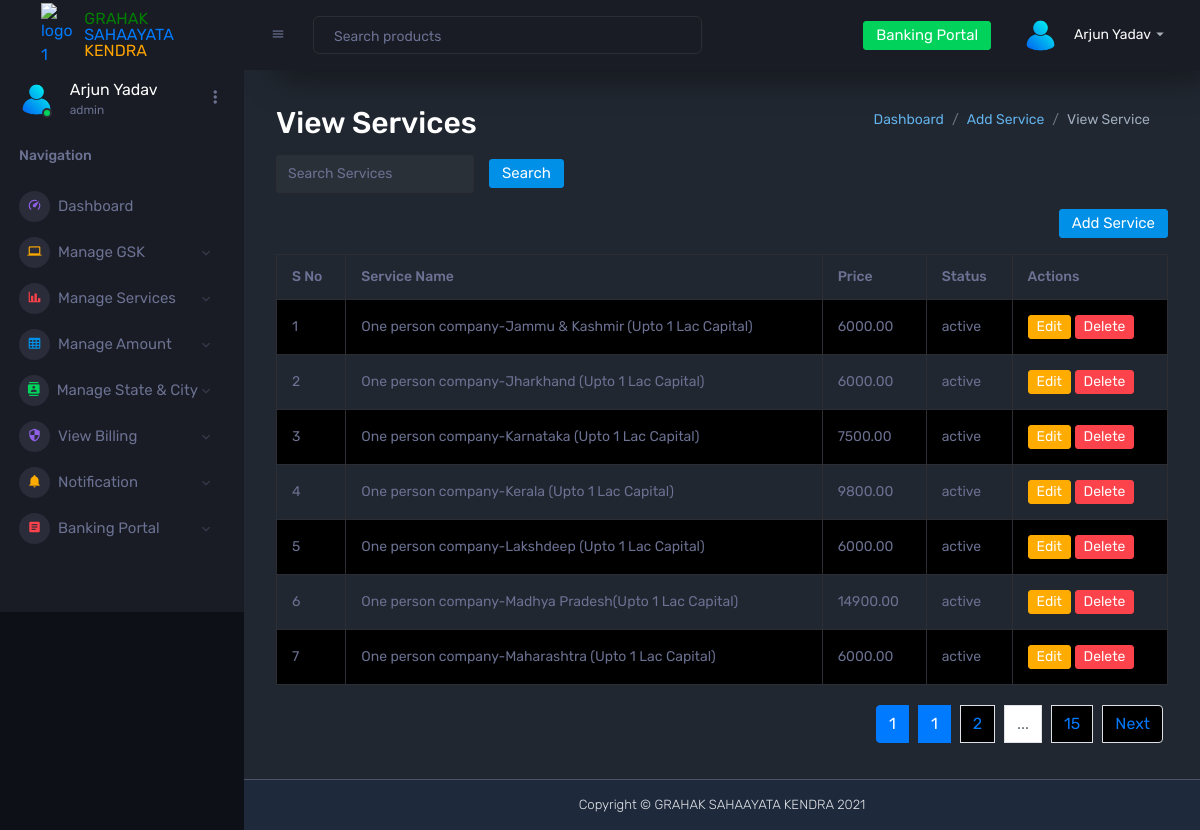
The page /dashboard/admin/view-services/ (signed in) on the database its author committed.
### dashboard/models.py (models this page shows, shortened)
class CustomUser(AbstractUser):
    email = models.EmailField(unique=True, null=False, blank=False)
    is_retailer = models.BooleanField(default=False)
    username = models.CharField(
        max_length=150, unique=True, null=True, blank=True, editable=False
    )  # Automatically generated
    branch_id = models.CharField(max_length=50, unique=True, null=True, blank=False)
    profile_photo = models.ImageField(upload_to='profile_photos/', null=True, blank=True)
    mobile_number = models.CharField(max_length=15, null=True, blank=True)
    pin = models.CharField(max_length=4, blank=True, null=True, verbose_name="Security PIN")
    plain_text_password = models.CharField(max_length=128, blank=True, null=True)  # Temporary field
    full_name = models.CharField(max_length=255, blank=False, null=False)
    address = models.TextField(null=True, blank=True)
    state = models.CharField(max_length=100, null=True, blank=True)
    city = models.CharField(max_length=100, null=True, blank=True)
    postcode = models.CharField(max_length=20, null=True, blank=True)
    dob = models.DateField(null=True, blank=True)
    start_date = models.DateField(null=True, blank=True)
    gender = models.CharField(
        max_length=10, choices=[("Male", "Male"), ("Female", "Female")], null=True, blank=True
    )
    role = models.CharField(
        max_length=50,
        choices=[
            ("admin", "Admin"),
            ("retailer", "Retailer"),
            ("distributor", "Distributor"),
            ("master_distributor", "Master Distributor"),
        ],
        null=True,
        blank=False,
    )
    referred_by = models.ForeignKey(
        "self", on_delete=models.SET_NULL, null=True, blank=True, related_name="referrals"
    )
    wallet_balance = models.DecimalField(max_digits=10, decimal_places=2, default=0.00)
    USERNAME_FIELD = "email"
    REQUIRED_FIELDS = []

class Service(models.Model):
    service_name = models.CharField(max_length=100)
    price = models.DecimalField(max_digits=10, decimal_places=2)
    service_charge = models.DecimalField(max_digits=10, decimal_places=2, default=0.0)
    required_documents = models.TextField(blank=True, null=True)
    billing_date = models.DateTimeField(auto_now_add=True)  # Ensure this field exists
    STATUS_CHOICES = [
        ('active', 'Active'),
        ('inactive', 'Inactive'),
    ]
    status = models.CharField(max_length=10, choices=STATUS_CHOICES, default='active')
    def service_charge(self):
        return (self.price * self.service_charge_percentage) / 100

### dashboard/views/admin_views.py (the view)
# urls.py: path('admin/view-services/', admin_views.view_services, name='view_services'),
@login_required
@user_passes_test(lambda u: u.is_superuser or u.role == 'admin')  # Restrict to admins
def view_services(request):
    search_query = request.GET.get('search', '')
    service_list = Service.objects.all().order_by('-id')  # Fetch all services
    if search_query:
        service_list = service_list.filter(service_name__icontains=search_query)
    paginator = Paginator(service_list, 7)  # Show 7 services per page
    page_number = request.GET.get('page', 1)  # Default to the first page if not specified
    page_obj = paginator.get_page(page_number)
    start_index = (page_obj.number - 1) * paginator.per_page + 1
    context = {
        'service_list': page_obj,  # Pass paginated services
        'search_query': search_query,
        'start_index': start_index,  # Starting index for this page
    }
    return render(request, 'admin_dashboard/view_services.html', context)

### dashboard/templates/admin_dashboard/view_services.html (shortened to what this page needs)
{% extends 'base.html' %}
{% block content %}
<div class="container mt-7">
    <div class="d-flex justify-content-between align-items-center">
        <h2>View Services</h2>
        <nav aria-label="breadcrumb">
            <ol class="breadcrumb">
                <li class="breadcrumb-item"><a href="{% url 'admin_dashboard' %}">Dashboard</a></li>
                <li class="breadcrumb-item"><a href="{% url 'add_service' %}">Add Service</a></li>
                <li class="breadcrumb-item active" aria-current="page">View Service</li>
            </ol>
        </nav>
    </div>
    <form method="get" class="form-inline mb-3">
        <input type="text" name="search" value="{{ search_query }}" class="form-control" placeholder="Search Services">
        <button type="submit" class="btn btn-primary">Search</button>
    </form>
    {% if user.role == 'admin' %}
<div class="d-flex justify-content-end mb-3">
    <a href="{% url 'add_service' %}" class="btn btn-primary">Add Service</a>
</div>
{% endif %}
<div class="table-responsive">
    <table class="table table-striped table-bordered">
        <thead>
            <tr>
                <th>S No</th>
                <th>Service Name</th>
                <th>Price</th>
                <th>Status</th>
                <th>Actions</th>
            </tr>
        </thead>
        <tbody>
            {% for service in service_list %}
                <tr>
                    <td>{{ forloop.counter0|add:start_index }}</td>
                    <td>{{ service.service_name }}</td>
                    <td>{{ service.price }}</td>
                    <td>{{ service.status }}</td>
                    <td>
                        {% if user.role == 'admin' %}
                            <a href="{% url 'edit_service' service.id %}" class="btn btn-warning btn-sm" >Edit</a>
                            <a href="{% url 'delete_service' service.id %}" class="btn btn-danger btn-sm" onclick="return confirm('Are you sure you want to delete this Service?');" >Delete</a>
                        {% endif %}
                    </td>
                </tr>
            {% empty %}
                <tr>
                    <td colspan="5">No services found.</td>
                </tr>
            {% endfor %}
        </tbody>
    </table>
</div>
<nav>
    <ul class="pagination">
        <li class="page-item {% if service_list.number == 1 %}active{% endif %}">
            <a class="page-link" href="?page=1">1</a>
        </li>
        {% for page_num in service_list.paginator.page_range %}
            {% if page_num >= service_list.number|add:-1 and page_num <= service_list.number|add:1 %}
                <li class="page-item {% if page_num == service_list.number %}active{% endif %}">
                    <a class="page-link" href="?page={{ page_num }}">{{ page_num }}</a>
                </li>
            {% endif %}
        {% endfor %}
        {% if service_list.number < service_list.paginator.num_pages|add:-2 %}
        <li class="page-item disabled"><span class="page-link">...</span></li>
        {% endif %}
        {% if service_list.number != service_list.paginator.num_pages %}
        <li class="page-item {% if service_list.number == service_list.paginator.num_pages %}active{% endif %}">
            <a class="page-link" href="?page={{ service_list.paginator.num_pages }}">{{ service_list.paginator.num_pages }}</a>
        </li>
        {% endif %}
        {% if service_list.has_next %}
        <li class="page-item">
            <a class="page-link" href="?page={{ service_list.next_page_number }}">Next</a>
        </li>
        {% endif %}
    </ul>
</nav>
</div>
{% endblock %}

### dashboard/templates/dashboard/sidebar.html (shortened to what this page needs)
{% load static %}
<nav class="sidebar sidebar-offcanvas" id="sidebar">
    <div class="sidebar-brand-wrapper d-none d-lg-flex align-items-center justify-content-center fixed-top">
      <a href="#" class="logo d-flex align-items-center">
        <img src="{% static 'assets/images/Sahaayata-pay-logo.png'%}" alt="logo-1" width="20%">
        <span class="d-none d-lg-block"><span style="color:green;">GRAHAK</span> <br/>SAHAAYATA <br/><span style="color:orange;">KENDRA</span></span>
      </a>
    </div>
    {% if user.role == 'admin' %}
    <ul class="nav">
      <li class="nav-item profile">
        <div class="profile-desc">
          <div class="profile-pic">
            <div class="count-indicator">
              <img class="img-xs rounded-circle " src="{% static 'assets/images/faces/9815472.png'%}" alt=" IMAGE-6">
              <span class="count bg-success"></span>
            </div>
            <div class="profile-name">
              <h5 class="mb-0 font-weight-normal">{{ user.full_name }}</h5>
              <span>{{ user.role|default:"User" }}</span>
            </div>
          </div>
          <a href="#" id="profile-dropdown" data-toggle="dropdown"><i class="mdi mdi-dots-vertical"></i>
        </div>
      </li>
      <li class="nav-item nav-category">
        <span class="nav-link">Navigation</span>
      </li>
      <li class="nav-item menu-items">
        <a class="nav-link" href="{% url 'admin_dashboard' %}">
          <span class="menu-icon">
            <i class="mdi mdi-speedometer"></i>
          </span>
          <span class="menu-title">Dashboard</span>
        </a>
      </li>
      <li class="nav-item menu-items">
        <a class="nav-link" data-toggle="collapse" href="#ui-basic" aria-expanded="false" aria-controls="ui-basic">
          <span class="menu-icon">
            <i class="mdi mdi-laptop"></i>
          </span>
          <span class="menu-title">Manage GSK</span>
          <i class="menu-arrow"></i>
        </a>
      </li>
      <li class="nav-item menu-items">
        <a class="nav-link" data-toggle="collapse" href="#ui-servi" aria-expanded="false" aria-controls="ui-servi">
          <span class="menu-icon">
            <i class="mdi mdi-chart-bar"></i>
          </span>
          <span class="menu-title">Manage Services</span>
          <i class="menu-arrow"></i>
        </a>
      </li>
      <li class="nav-item menu-items">
        <a class="nav-link" data-toggle="collapse" href="#ui-amoun" aria-expanded="false" aria-controls="ui-amoun">
          <span class="menu-icon">
            <i class="mdi mdi-table-large"></i>
          </span>
          <span class="menu-title">Manage Amount</span>
          <i class="menu-arrow"></i>
        </a>
      </li>
      <li class="nav-item menu-items">
        <a class="nav-link" data-toggle="collapse" href="#ui-city" aria-expanded="false" aria-controls="ui-city">
          <span class="menu-icon">
            <i class="mdi mdi-contacts"></i>
          </span>
          <span class="menu-title">Manage State & City</span>
          <i class="menu-arrow"></i>
        </a>
      </li>
      <li class="nav-item menu-items">
        <a class="nav-link" data-toggle="collapse" href="#auth" aria-expanded="false" aria-controls="auth">
          <span class="menu-icon">
            <i class="mdi mdi-security"></i>
          </span>
          <span class="menu-title">View Billing</span>
          <i class="menu-arrow"></i>
        </a>
      </li>
      <li class="nav-item menu-items">
        <a class="nav-link" href="#noti"  data-toggle="collapse" aria-expanded="false" aria-controls="noti">
          <span class="menu-icon">
            <i class="mdi mdi-bell"></i>
          </span>
          <span class="menu-title">Notification</span>
          <i class="menu-arrow"></i>
        </a>
      </li>
      <li class="nav-item menu-items">
        <a class="nav-link" data-toggle="collapse" href="#ui-kit" aria-expanded="false" aria-controls="ui-kit">
          <span class="menu-icon">
            <i class="mdi mdi-file-document-box"></i>
          </span>
          <span class="menu-title">Banking Portal</span>
          <i class="menu-arrow"></i>
        </a>
  {% endif %}
</ul>
</nav>

### dashboard/templates/dashboard/header.html (shortened to what this page needs)
{% load static %}
<nav class="navbar p-0 fixed-top d-flex flex-row">
  <div class="navbar-menu-wrapper flex-grow d-flex align-items-stretch">
    <button class="navbar-toggler navbar-toggler align-self-center" type="button" data-toggle="minimize">
      <span class="mdi mdi-menu"></span>
    </button>
    <ul class="navbar-nav w-100">
      <li class="nav-item w-100">
        <form class="nav-link mt-2 mt-md-0 d-none d-lg-flex search">
          <input type="text" class="form-control" placeholder="Search products">
        </form>
      </li>
    </ul>
    <ul class="navbar-nav navbar-nav-right">
      <li class="nav-item dropdown d-none d-lg-block">
        <a class="nav-link btn btn-success create-new-button"  href="{% url 'banking_portal_request' %}">Banking Portal</a>
      </li>
      <li class="nav-item dropdown">
        <a class="nav-link" id="profileDropdown" href="#" data-toggle="dropdown">
          <div class="navbar-profile">
            <img class="img-xs rounded-circle" src="{% static 'assets/images/faces/9815472.png'%}" alt="">
            <p class="mb-0 d-none d-sm-block navbar-profile-name">{{ user.full_name }}</p>
            <i class="mdi mdi-menu-down d-none d-sm-block"></i>
          </div>
        </a>
      </li>
    </ul>
  </div>
</nav>

### dashboard/templates/dashboard/sidebar.html (style rules this page uses)
a.logo.d-flex.align-items-center { text-decoration: none; }

### dashboard/templates/admin_dashboard/view_services.html (style rules this page uses)
.breadcrumb-item a { color: #63b3ed; text-decoration: none; }
.breadcrumb-item.active { color: #a0aec0; }
.mt-7, .my-5 { margin-top: 5rem !important; }
button.btn.btn-primary { margin-left: 15px; }
.form-inline { display: flex; align-items: center; }
.pagination { display: flex; justify-content: end; list-style: none; margin-top: 20px; }
.pagination .page-item { margin: 0 5px; }

### rows shown on the page
CustomUser: full_name "Arjun Yadav", role "admin"
Service: service_name "One person company-Jammu & Kashmir (Upto 1 Lac Capital)", price "6000.00", status "active"
Service: service_name "One person company-Jharkhand (Upto 1 Lac Capital)", price "6000.00", status "active"
Service: service_name "One person company-Karnataka (Upto 1 Lac Capital)", price "7500.00", status "active"
Service: service_name "One person company-Kerala (Upto 1 Lac Capital)", price "9800.00", status "active"
Service: service_name "One person company-Lakshdeep (Upto 1 Lac Capital)", price "6000.00", status "active"
Service: service_name "One person company-Madhya Pradesh(Upto 1 Lac Capital)", price "14900.00", status "active"
Service: service_name "One person company-Maharashtra (Upto 1 Lac Capital)", price "6000.00", status "active"

### other values the page prints
{{ page_num }} "1" "2"
{{ service_list.paginator.num_pages }} "15"
